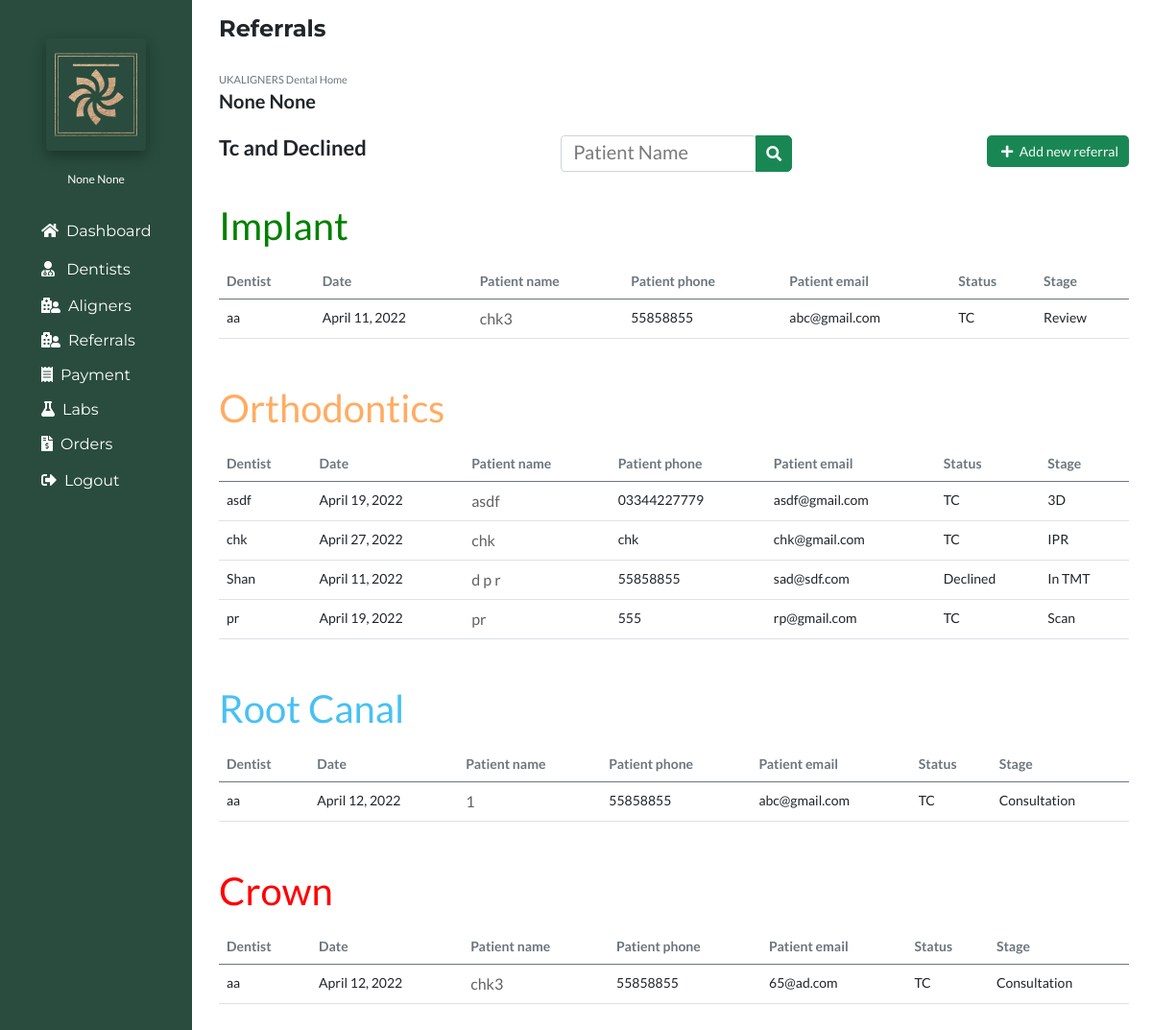
/reftc (signed in), run on the app's committed database.
### account/models.py (models this page shows, shortened)
class Account(AbstractBaseUser):
	email 					= models.EmailField(verbose_name="email", max_length=60, unique=True)
	username 				= models.CharField(max_length=30, unique=True)
	date_joined				= models.DateTimeField(verbose_name='date joined', auto_now_add=True)
	last_login				= models.DateTimeField(verbose_name='last login', auto_now=True)
	first_name				= models.CharField(max_length=50, null=True)
	last_name				= models.CharField(max_length=50, null=True)
	is_admin				= models.BooleanField(default=False)
	is_active				= models.BooleanField(default=True)
	is_staff				= models.BooleanField(default=False)
	is_superuser			= models.BooleanField(default=False)
	is_reception			= models.BooleanField(default=False)
	is_nurse				= models.BooleanField(default=False)
	is_dentist				= models.BooleanField(default=False)
	hide_email				= models.BooleanField(default=True)
	USERNAME_FIELD = 'username'
	REQUIRED_FIELDS = ['email']
	objects = MyAccountManager()

### portfolioApp/models.py (models this page shows, shortened)
class Referral(models.Model):
    Dentist=models.ForeignKey(User,on_delete=models.CASCADE, null=True)
    DentistName=models.CharField(max_length=50,null=True)
    PatientName=models.CharField(max_length=50)
    PatientPhone=models.CharField(max_length=20)
    PatientEmail=models.CharField(max_length=40)
    ReferralReason=models.CharField(max_length=60,default="Consultation",null=True,choices=(("Consultation","Consultation"),("Implant","Implant"),("Orthodontics","Orthodontics"),("Root Canal","Root Canal"),("Crown","Crown")
    ))
    Status=models.CharField(max_length=40,default="New",null=True,choices=(("New","New"),("Booked","Booked"),("Declined","Declined"),("TC","TC")
    ))
    BookedOn=models.CharField(max_length=40,null=True)
    TreatmentPlan=models.CharField(max_length=80,null=True)
    Note=models.CharField(max_length=150,null=True)
    Stage=models.CharField(max_length=150,null=True)
    Date=models.DateField(auto_now_add=True)

### portfolioApp/views.py (the view, shortened to what this page needs)
# urls.py: path('reftc', views.reftc, name='reftc'),
@login_required(login_url='login')
def reftc(request):
    if request.user.is_superuser or request.user.is_staff:
        implant_referral = Referral.objects.distinct().filter(
                Q(ReferralReason="Implant") &
                ~Q(Status="In progress") &
                ~Q(Status="New")&
                ~Q(Status="Booked")
            ).order_by("PatientName")
        orthodontics_referral = Referral.objects.distinct().filter(
                Q(ReferralReason="Orthodontics") &
                ~Q(Status="In progress")&
                ~Q(Status="New")&
                ~Q(Status="Booked")
            ).order_by("PatientName")
        root_canal_referral = Referral.objects.distinct().filter(
                Q(ReferralReason="Root Canal") &
                ~Q(Status="In progress")&
                ~Q(Status="New")&
                ~Q(Status="Booked")
            ).order_by("PatientName")
        crown_referral = Referral.objects.distinct().filter(
                Q(ReferralReason="Crown") &
                ~Q(Status="In progress")&
                ~Q(Status="New")&
                ~Q(Status="Booked")
            ).order_by("PatientName")
    context={
        'referrals':'active',
        'implant_referral':implant_referral,
        'orthodontics_referral':orthodontics_referral,
        'root_canal_referral': root_canal_referral,
        'crown_referral': crown_referral
    }
    return render(request,'reftc.html',context)

### portfolioApp/templates/reftc.html (shortened to what this page needs)
{% extends 'base.html' %}
{% load static %}
{% block body %}
<section class="px-4">
<h4 class="py-3"><b>Referrals</b></h4>
<div class="">
<span class="text-secondary">UKALIGNERS Dental Home</span>
<h6><b>{{user.first_name}} {{user.last_name}}</b></h6>
<div class="d-flex justify-content-between py-3">
<h5><b>Tc and Declined</b></h5>
<div class="search-bar">
<div class="input-group">
  <div class="form-outline">
  <form action="{% url 'referralsearchresults' %}" method="get">
    <input type="search" id="patientName"  class="form-control" placeholder="Patient Name" name="ReferralSearchQuery" />
  </div>
  <button type="submit" class="btn btn-success bg-success">
    <i class="fas fa-search"></i>
  </button>
</div>
</div>
<div class="add-new">
<a href="{% url 'addnewreferral' %}" class="btn btn-sm text-light bg-success"><i class="fas fa-plus mx-1"></i> Add new referral</a>
</div>
</div>
<div class="col-sm-12 px-0 pb-3 my-3 table-responsive"style="font-size:14px;">
<table class="table ">
  <h1 style="font-size: 40px; color: green; margin-bottom: 15px;">Implant</h1>
<thead class="text-secondary">
<tr>
  <th scope="col">Dentist</th>
  <th scope="col">Date</th>
  <th scope="col">Patient name</th>
  <th scope="col">Patient phone</th>
  <th scope="col">Patient email</th>
  <th scope="col">Status</th>
  <th scope="col">Stage</th>
</tr>
</thead>
<tbody>
{% for referrals in implant_referral %}
<tr>
  <td>{{referrals.DentistName}}</td>
  <td>{{referrals.Date}}</td>
  {% if not user.is_staff or user.is_superuser%}
  <td><a href="/referraldetail/{{referrals.id}}/">{{referrals.PatientName}}</a></td>
  {% else %}
  <td class="text-secondary">{{referrals.PatientName}}</td>
  {% endif %}
  <td>{{referrals.PatientPhone}}</td>
  <td>{{referrals.PatientEmail}}</td>
  <td>{{referrals.Status}}</td>
  <td>{{referrals.Stage}}</td>
</tr>
{% endfor %}
</tbody>
</table>
</div>
<div class="col-sm-12 px-0 pb-3 my-3 table-responsive"style="font-size:14px;">
  <table class="table ">
    <h1 style="font-size: 40px; color: #ffac62; margin-bottom: 15px;">Orthodontics</h1>
  <thead class="text-secondary">
  <tr>
    <th scope="col">Dentist</th>
    <th scope="col">Date</th>
    <th scope="col">Patient name</th>
    <th scope="col">Patient phone</th>
    <th scope="col">Patient email</th>
    <th scope="col">Status</th>
    <th scope="col">Stage</th>
  </tr>
  </thead>
  <tbody>
  {% for referrals in orthodontics_referral %}
  <tr>
    <td>{{referrals.DentistName}}</td>
    <td>{{referrals.Date}}</td>
    {% if not user.is_staff or user.is_superuser%}
    <td><a href="/referraldetail/{{referrals.id}}/">{{referrals.PatientName}}</a></td>
    {% else %}
    <td class="text-secondary">{{referrals.PatientName}}</td>
    {% endif %}
    <td>{{referrals.PatientPhone}}</td>
    <td>{{referrals.PatientEmail}}</td>
    <td>{{referrals.Status}}</td>
    <td>{{referrals.Stage}}</td>
  </tr>
  {% endfor %}
  </tbody>
  </table>
</div>
<div class="col-sm-12 px-0 pb-3 my-3 table-responsive"style="font-size:14px;">
  <table class="table ">
    <h1 style="font-size: 40px; color: #47c1f4; margin-bottom: 15px;">Root Canal</h1>
  <thead class="text-secondary">
  <tr>
    <th scope="col">Dentist</th>
    <th scope="col">Date</th>
    <th scope="col">Patient name</th>
    <th scope="col">Patient phone</th>
    <th scope="col">Patient email</th>
    <th scope="col">Status</th>
    <th scope="col">Stage</th>
  </tr>
  </thead>
  <tbody>
  {% for referrals in root_canal_referral %}
  <tr>
    <td>{{referrals.DentistName}}</td>
    <td>{{referrals.Date}}</td>
    {% if not user.is_staff or user.is_superuser%}
    <td><a href="/referraldetail/{{referrals.id}}/">{{referrals.PatientName}}</a></td>
    {% else %}
    <td class="text-secondary">{{referrals.PatientName}}</td>
    {% endif %}
    <td>{{referrals.PatientPhone}}</td>
    <td>{{referrals.PatientEmail}}</td>
    <td>{{referrals.Status}}</td>
    <td>{{referrals.Stage}}</td>
  </tr>
  {% endfor %}
  </tbody>
  </table>
</div>
<div class="col-sm-12 px-0 pb-3 my-3 table-responsive"style="font-size:14px;">
  <table class="table ">
    <h1 style="font-size: 40px; color: red; margin-bottom: 15px;">Crown</h1>
  <thead class="text-secondary">
  <tr>
    <th scope="col">Dentist</th>
    <th scope="col">Date</th>
    <th scope="col">Patient name</th>
    <th scope="col">Patient phone</th>
    <th scope="col">Patient email</th>
    <th scope="col">Status</th>
    <th scope="col">Stage</th>
  </tr>
  </thead>
  <tbody>
  {% for referrals in crown_referral %}
  <tr>
    <td>{{referrals.DentistName}}</td>
    <td>{{referrals.Date}}</td>
    {% if not user.is_staff or user.is_superuser%}
    <td><a href="/referraldetail/{{referrals.id}}/">{{referrals.PatientName}}</a></td>
    {% else %}
    <td class="text-secondary">{{referrals.PatientName}}</td>
    {% endif %}
    <td>{{referrals.PatientPhone}}</td>
    <td>{{referrals.PatientEmail}}</td>
    <td>{{referrals.Status}}</td>
    <td>{{referrals.Stage}}</td>
  </tr>
  {% endfor %}
  </tbody>
  </table>
</div>
</div>
</section>
{% endblock body %}

### portfolioApp/templates/sidebar.html (shortened to what this page needs)
{% load static %}
<!DOCTYPE html>
<html lang="en">
 <head>
    <link rel="stylesheet" href="{% static 'css/all.min.css' %}" >
    <link href="{% static 'css/bootstrap.min.css' %} " rel="stylesheet">
    <link rel="stylesheet" href="{% static 'css/fontawesome.css' %}" >
    <link rel="stylesheet" href="https://cdnjs.cloudflare.com/ajax/libs/font-awesome/4.7.0/css/font-awesome.min.css">
    <link rel="stylesheet" href="{% static 'css/animated.css' %}" >
    <link rel="stylesheet" href="{% static 'css/owl.css' %}" >
    <link href="https://unpkg.com/aos@2.3.1/dist/aos.css" rel="stylesheet">
</head>
<body>
{% if user.is_superuser %}
<div class="col-sm-2 py-4"style="background:#294C3E;position:fixed;left:0;min-height:1600px;">
{% else %}
<div class="col-sm-2 py-4"style="background:rgb(40 40 41);position:fixed;left:0;min-height:1600px;">
{% endif %}
{% if user.is_superuser %}
<div class="logo text-center rounded p-2 mx-5 mt-3"style="box-shadow: rgba(0, 0, 0, 0.35) 0px 5px 15px;">
<img class="img-fluid"src="{% static 'images/Logo4.png' %} " style="object-fit:cover;width:100px;height:101px;" alt="Logo">
</div>
{% endif %}
<div class="username text-center mt-3"><span style="font-size:12px;color:white;">{{user.first_name}} {{user.last_name}}</span></div>
<nav class="nav flex-column py-4"style="font-family: 'Montserrat', sans-serif;">
<a href="{% url 'dashboard' %}" class="nav-link {{dashboard}}"style="padding-left:35px;color:white;"><i class="fas fa-home mx-2"></i>Dashboard</a>
{% if user.is_superuser %}
<a href="{% url 'dentists' %}" class="nav-link {{dentists}}"style="padding-left:35px;color:white;"><i class="fas fa-user-md mx-2"></i> Dentists</a>
{% endif %}
<a  class="dropdown-btn nav-link {{patients}}"style="padding-left:35px;color:white;"><i class="fas fa-hospital-user mx-2"></i>Aligners</a>
<a  class="dropdown-btn nav-link {{referral}}"style="padding-left:35px;color:white;"><i class="fas fa-hospital-user mx-2"></i>Referrals</a>
{% if user.is_superuser or user.is_staff %}
<a  class="dropdown-btn nav-link {{payment}}"style="padding-left:35px;color:white;"><i class="fas  fa-receipt mx-2"></i>Payment</a>
{% endif %}
{% if user.is_superuser or user.is_staff %}
<a  class="dropdown-btn nav-link {{labs}}"style="padding-left:35px;color:white;"><i class="fas fa-flask mx-2"></i>Labs</a>
{% endif %}
{% if user.is_superuser or user.is_staff %}
<a  class="dropdown-btn nav-link {{orders}}"style="padding-left:35px;color:white;"><i class="fas fa-file-invoice-dollar mx-2"></i>Orders</a>
{% endif %}
<a href="{% url 'logout' %}" class="nav-link {{logout}}"style="padding-left:35px;color:white;"><i class="fas fa-sign-out-alt mx-2"></i>Logout</a>
</nav>
</div>
</body>
</html>

### portfolioApp/templates/base.html (style rules this page uses)
body { margin:0px; padding:0px; font-family: 'Lato', sans-serif; overflow-x: hidden; background:white; }
span,p { font-size:11px; color:black; }
h4 { font-family: 'Montserrat', sans-serif; }
::placeholder { color:#797979 !important; }
input, input::-webkit-input-placeholder { font-size: 13px; }
.btn { border-radius:5px; padding:5px 10px 5px 10px; background:#1B3229; }
a { text-decoration:none; color:#616161; }

### portfolioApp/templates/sidebar.html (style rules this page uses)
body { margin:0px; padding:0px; font-family: 'Lato', sans-serif; overflow-x: hidden; background:white; }
span { font-size:11px; color:black; }
h4 { font-family: 'Montserrat', sans-serif; font-size:24px; }
h5 { font-size:22px }
h6 { font-size:20px; }
::placeholder { color:#797979 !important; }
input, input::-webkit-input-placeholder { font-size: 20px; }
.btn { border-radius:5px; padding:5px 10px 5px 10px; background:#1B3229; }
a { text-decoration:none; color:#616161; font-size:16px; }
.dropdown-btn { padding: 6px 8px 6px 16px; text-decoration: none; color: white; display: block; border: none; background: none; width: 100%; cursor: pointer; outline: none; }

### data on the page
Account: first_name "None", last_name "None"
Referral: DentistName "aa", Date "April 11, 2022", PatientName "chk3", PatientPhone "55858855", PatientEmail "abc@gmail.com", Status "TC", Stage "Review"
Referral: DentistName "asdf", Date "April 19, 2022", PatientName "asdf", PatientPhone "03344227779", PatientEmail "asdf@gmail.com", Status "TC", Stage "3D"
Referral: DentistName "chk", Date "April 27, 2022", PatientName "chk", PatientPhone "chk", PatientEmail "chk@gmail.com", Status "TC", Stage "IPR"
Referral: DentistName "Shan", Date "April 11, 2022", PatientName "d p r", PatientPhone "55858855", PatientEmail "sad@sdf.com", Status "Declined", Stage "In TMT"
Referral: DentistName "pr", Date "April 19, 2022", PatientName "pr", PatientPhone "555", PatientEmail "rp@gmail.com", Status "TC", Stage "Scan"
Referral: DentistName "aa", Date "April 12, 2022", PatientName "1", PatientPhone "55858855", PatientEmail "abc@gmail.com", Status "TC", Stage "Consultation"
Referral: DentistName "aa", Date "April 12, 2022", PatientName "chk3", PatientPhone "55858855", PatientEmail "65@ad.com", Status "TC", Stage "Consultation"
